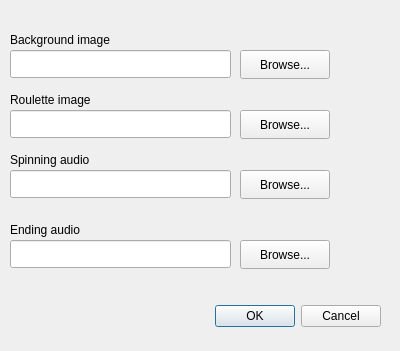
<?xml version="1.0" encoding="UTF-8"?>
<ui version="4.0">
 <class>PropertiesDialog</class>
 <widget class="QDialog" name="PropertiesDialog">
  <property name="geometry">
   <rect>
    <x>0</x>
    <y>0</y>
    <width>400</width>
    <height>351</height>
   </rect>
  </property>
  <property name="windowTitle">
   <string>Dialog</string>
  </property>
  <widget class="QDialogButtonBox" name="buttonBox">
   <property name="geometry">
    <rect>
     <x>40</x>
     <y>300</y>
     <width>341</width>
     <height>32</height>
    </rect>
   </property>
   <property name="orientation">
    <enum>Qt::Horizontal</enum>
   </property>
   <property name="standardButtons">
    <set>QDialogButtonBox::Cancel|QDialogButtonBox::Ok</set>
   </property>
  </widget>
  <widget class="QLineEdit" name="bgImage_lineEdit">
   <property name="geometry">
    <rect>
     <x>10</x>
     <y>50</y>
     <width>221</width>
     <height>28</height>
    </rect>
   </property>
  </widget>
  <widget class="QPushButton" name="bgImage_browsePushButton">
   <property name="geometry">
    <rect>
     <x>240</x>
     <y>50</y>
     <width>90</width>
     <height>29</height>
    </rect>
   </property>
   <property name="text">
    <string>Browse...</string>
   </property>
  </widget>
  <widget class="QPushButton" name="rouletteImage_browsePushButton">
   <property name="geometry">
    <rect>
     <x>240</x>
     <y>110</y>
     <width>90</width>
     <height>29</height>
    </rect>
   </property>
   <property name="text">
    <string>Browse...</string>
   </property>
  </widget>
  <widget class="QPushButton" name="spinningAudio_brosePushButton">
   <property name="geometry">
    <rect>
     <x>240</x>
     <y>170</y>
     <width>90</width>
     <height>29</height>
    </rect>
   </property>
   <property name="text">
    <string>Browse...</string>
   </property>
  </widget>
  <widget class="QLineEdit" name="rouletteImage_lineEdit">
   <property name="geometry">
    <rect>
     <x>10</x>
     <y>110</y>
     <width>221</width>
     <height>28</height>
    </rect>
   </property>
  </widget>
  <widget class="QLineEdit" name="spinningAudio_lineEdit">
   <property name="geometry">
    <rect>
     <x>10</x>
     <y>170</y>
     <width>221</width>
     <height>28</height>
    </rect>
   </property>
  </widget>
  <widget class="QLabel" name="bgImage_label">
   <property name="geometry">
    <rect>
     <x>10</x>
     <y>30</y>
     <width>131</width>
     <height>20</height>
    </rect>
   </property>
   <property name="text">
    <string>Background image</string>
   </property>
  </widget>
  <widget class="QLabel" name="rouletteImage_label">
   <property name="geometry">
    <rect>
     <x>10</x>
     <y>90</y>
     <width>111</width>
     <height>20</height>
    </rect>
   </property>
   <property name="text">
    <string>Roulette image</string>
   </property>
  </widget>
  <widget class="QLabel" name="spinningAudio_label">
   <property name="geometry">
    <rect>
     <x>10</x>
     <y>150</y>
     <width>111</width>
     <height>20</height>
    </rect>
   </property>
   <property name="text">
    <string>Spinning audio</string>
   </property>
  </widget>
  <widget class="QLabel" name="endingAudio_label">
   <property name="geometry">
    <rect>
     <x>10</x>
     <y>220</y>
     <width>111</width>
     <height>20</height>
    </rect>
   </property>
   <property name="text">
    <string>Ending audio</string>
   </property>
  </widget>
  <widget class="QLineEdit" name="endingAudio_lineEdit">
   <property name="geometry">
    <rect>
     <x>10</x>
     <y>240</y>
     <width>221</width>
     <height>28</height>
    </rect>
   </property>
  </widget>
  <widget class="QPushButton" name="endingAudio_browsePushButton">
   <property name="geometry">
    <rect>
     <x>240</x>
     <y>240</y>
     <width>90</width>
     <height>29</height>
    </rect>
   </property>
   <property name="text">
    <string>Browse...</string>
   </property>
  </widget>
 </widget>
 <resources/>
 <connections>
  <connection>
   <sender>buttonBox</sender>
   <signal>accepted()</signal>
   <receiver>PropertiesDialog</receiver>
   <slot>accept()</slot>
   <hints>
    <hint type="sourcelabel">
     <x>248</x>
     <y>254</y>
    </hint>
    <hint type="destinationlabel">
     <x>157</x>
     <y>274</y>
    </hint>
   </hints>
  </connection>
  <connection>
   <sender>buttonBox</sender>
   <signal>rejected()</signal>
   <receiver>PropertiesDialog</receiver>
   <slot>reject()</slot>
   <hints>
    <hint type="sourcelabel">
     <x>316</x>
     <y>260</y>
    </hint>
    <hint type="destinationlabel">
     <x>286</x>
     <y>274</y>
    </hint>
   </hints>
  </connection>
 </connections>
</ui>
